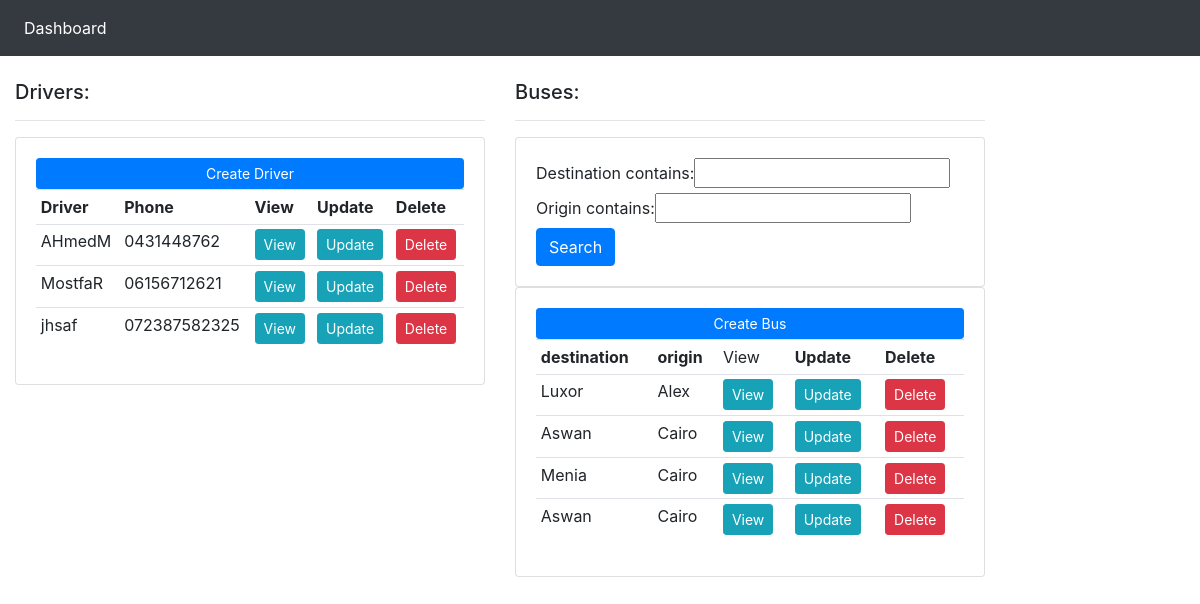
The page / on the database its author committed.
### BusDriver/models.py (models this page shows, shortened)
class Driver(models.Model):
    name = models.CharField(max_length=50)
    address = models.CharField(max_length=100,blank=True,null=True)
    phone = models.CharField(max_length=12,null=True,blank=True)
    age = models.IntegerField(blank=True,null=True)

class Bus(models.Model):
    origin = models.CharField(max_length=20)
    destination = models.CharField(max_length=20)
    SeatsNumber = models.IntegerField()
    PreservedSeats = models.IntegerField(default=0,editable=False)
    isFull = models.BooleanField(default=False,editable=False,blank=True,null=True)
    DepartureTime = models.DateTimeField(null=True,blank=True)
    drivername = models.ForeignKey(Driver,on_delete=models.CASCADE,null=True)

### BusDriver/views.py (the view)
# urls.py: path('', views.home, name='home'),
def home(request):
    buses = Bus.objects.all()
    drivers = Driver.objects.all()
    myFilter = BusFilter(request.GET ,queryset=buses)
    buses = myFilter.qs
    context = {'buses':buses,'drivers':drivers,'myFilter':myFilter}
    return render(request, 'BusDriver/dashboard.html', context)

### BusDriver/templates/BusDriver/dashboard.html
{% extends 'BusDriver/main.html' %}
{% block content %}
<br>
<div class="row">
	<div class="col-md-5">
		<h5>Drivers:</h5>
		<hr>
		<div class="card card-body">
			<a class="btn btn-primary  btn-sm btn-block" href="{%url 'create_driver'%}">Create Driver</a>
			<table class="table table-sm">
				<tr>
					<th>Driver</th>
					<th>Phone</th>
					<th>View</th>
					<th>Update</th>
					<th>Delete</th>
				</tr>
				{% for driver in drivers %}
				<tr>
					<td>{{driver.name}}</td>
					<td>{{driver.phone}}</td>
					<td>
						<a class = "btn btn-sm btn-info" href="{% url 'driver-page' driver.id %}" >
							View</a> </td>
					<td>
						<a class = "btn btn-sm btn-info" href="{% url 'update_driver' driver.id %}" >
							Update</a> </td>
					<td>
						<a class = "btn btn-sm btn-danger" href="{% url 'delete_driver' driver.id %}" >
							Delete</a> </td>
				</tr>
				{% endfor %}
			</table>
		</div>
	</div>
	<div class="col-md-5">
		<h5>Buses:</h5>
		<hr>
		<div class="card card-body" >
			<form>
				{{myFilter.form}}
				<button class="btn btn-primary" type="submit">Search</button>
			</form>
		</div>
		<div class="card card-body">
			<a class="btn btn-primary  btn-sm btn-block" href="{%url 'create_bus'%}">Create Bus</a>
			<table class="table table-sm">
				<tr>
					<th>destination</th>
					<th>origin</th>
					<td>View</td>
					<th>Update</th>
					<th>Delete</th>
				</tr>
				{% for bus in buses %}
				<tr>
					<td>{{bus.destination}}</td>
					<td>{{bus.origin}}</td>
					<td>
						<a class = "btn btn-sm btn-info" href="{% url 'bus-page' bus.id %}" >
							View</a> </td>
					<td>
						<a class = "btn btn-sm btn-info" href="{% url 'update_bus' bus.id %}" >
							Update</a> </td>
					<td>
						<a class = "btn btn-sm btn-danger" href="{% url 'delete_bus' bus.id %}" >
							Delete</a> </td>
				</tr>
				{% endfor %}
			</table>
		</div>
</div>
{% endblock %}

### BusDriver/templates/BusDriver/main.html (shortened to what this page needs)
{% load static %}
<!DOCTYPE html>
<html>
<head>
	<link rel="stylesheet" href="https://stackpath.bootstrapcdn.com/bootstrap/4.3.1/css/bootstrap.min.css">
</head>
<body>
	{%  include 'BusDriver/navbar.html' %}
	<div class="container-fluid">
	{% block content %}
	{% endblock %}
    </div>
</body>
</html>

### BusDriver/templates/BusDriver/navbar.html (shortened to what this page needs)
{% load static %}
<nav class="navbar navbar-expand-lg navbar-dark bg-dark">
  <div class="collapse navbar-collapse" id="navbarNav">
    <ul class="navbar-nav">
      <li class="nav-item active">
        <a class="nav-link" href="{% url 'home' %}">Dashboard</a>
      </li>
    </ul>
  </div>
</nav>

### rows shown on the page
Driver: name "AHmedM", phone "0431448762"
Driver: name "MostfaR", phone "06156712621"
Driver: name "jhsaf", phone "072387582325"
Bus: destination "Luxor", origin "Alex"
Bus: destination "Aswan", origin "Cairo"
Bus: destination "Menia", origin "Cairo"
Bus: destination "Aswan", origin "Cairo"
